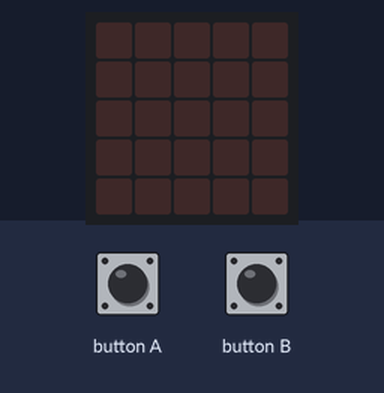
Bench run of a program on a simulated BBC micro:bit (MakeCode). Parts: the board's 5×5 LED display. Inputs (shaded band) come from the test bench.

Above: at 1.2 s.
1.3 s: button A pressed for 0.15 s
At 1.5 s:
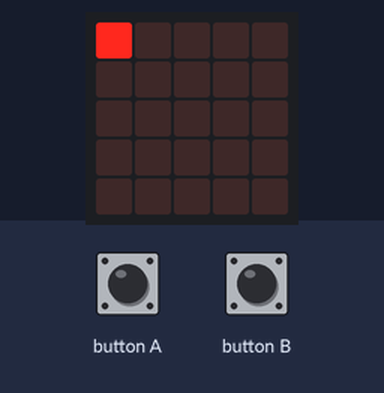
At 3.9 s:
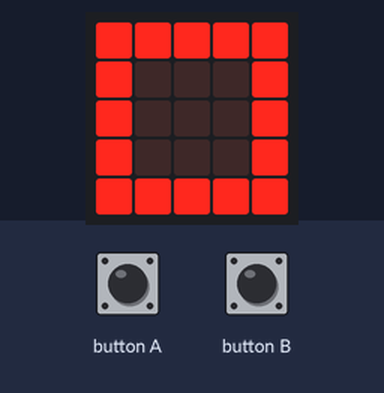
4.3 s: button B pressed for 0.15 s
At 8.1 s:
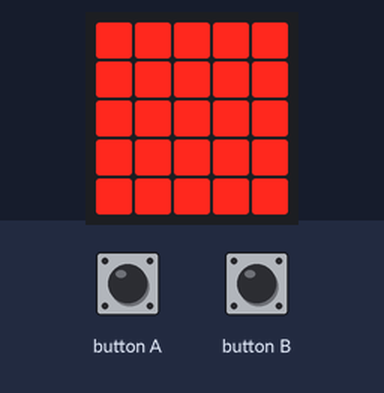
Timing chart, 0 to 9.6 s (numbered marks = the images above; inputs shaded):
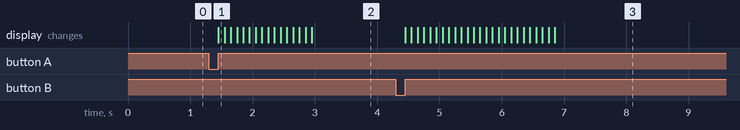

The program:

main.ts
```typescript
let x = 0
let y = 0
let a = 0
function 燈數 (num: number) {
    if (num < 6) {
        x = num - 1
        y = 0
    } else if (num >= 6 && num < 9) {
        x = 4
        y = num - 5
    } else if (num >= 9 && num < 14) {
        x = 13 - num
        y = 4
    } else if (num >= 14) {
        x = 0
        y = 17 - num
    }
    led.plot(x, y)
}
input.onButtonPressed(Button.A, function () {
    x = 0
    y = 0
    a = 0
    basic.clearScreen()
    for (let index = 0; index < 16; index++) {
        a += 1
        燈數(a)
        basic.pause(100)
    }
})
input.onButtonPressed(Button.B, function () {
    x = 0
    y = 0
    a = 0
    basic.clearScreen()
    for (let index = 0; index < 25; index++) {
        a += 1
        燈數2(a)
        basic.pause(100)
    }
})
function 燈數2 (num: number) {
    if (num < 6) {
        x = num - 1
        y = 0
    } else if (num >= 6 && num < 9) {
        x = 4
        y = num - 5
    } else if (num >= 9 && num < 14) {
        x = 13 - num
        y = 4
    } else if (num >= 14 && num < 17) {
        x = 0
        y = 17 - num
    } else if (num >= 17 && num < 20) {
        x = num - 16
        y = 1
    } else if (num >= 20 && num < 22) {
        x = 3
        y = num - 18
    } else if (num >= 22 && num < 24) {
        x = 24 - num
        y = 3
    } else if (num >= 24) {
        x = num - 23
        y = 2
    }
    led.plot(x, y)
}
```

test.ts
```typescript
// 在這裡測試；當此封包作為擴充功能時，將不會編譯此內容。
```

Measured:
- after the input at 1.3 s, the display: changes after 0.15 s (image 1)
- after the input at 4.3 s, the display: first changes after 0.15 s (image 3 shows a later state)
